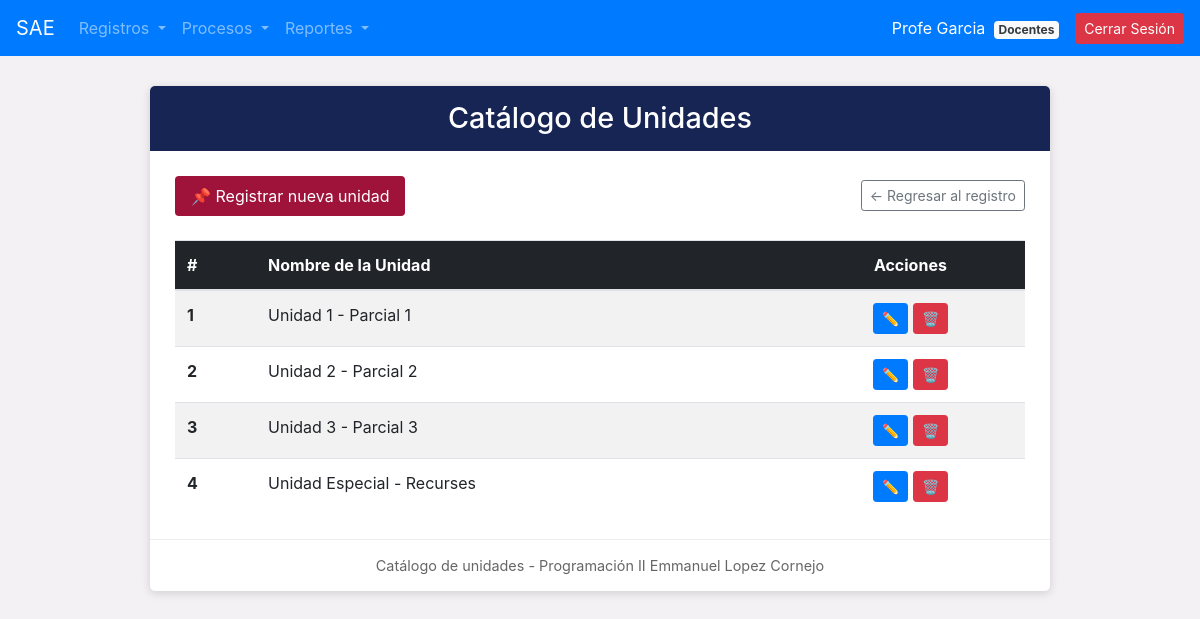
The page /crude/crude_unidades.php (signed in) on the database its author committed.
### tables this page shows
CREATE TABLE `unidades` (
  `id_unidad` int(11) NOT NULL,
  `nombre_unidad` varchar(100) NOT NULL,
  `estatus_unidad` varchar(10) DEFAULT 'ALTA'
);

### crude/crude_unidades.php (the view, shortened to what this page needs)
<?php
include_once("../conexion.php");
include_once("../navegacion/nav.php");
$sql = "SELECT id_unidad, nombre_unidad FROM unidades WHERE estatus_unidad = 'ALTA'";
$resultado = $conexion->query($sql);
?>
<!DOCTYPE html>
<html lang="es">
<head>
</head>
<body>
<div class="container">
    <div class="formulario">
        <div class="titulo">
            <h2>Catálogo de Unidades</h2>
        </div>
        <div class="contenido">
            <div class="d-flex justify-content-between align-items-center mb-4">
                <a href="../registro/reg_unidad.php" class="btn-sae">
                    📌 Registrar nueva unidad
                </a>
                <a href="../registro/reg_unidad.php" class="btn btn-outline-secondary btn-sm">
                    ← Regresar al registro
                </a>
            </div>
            <div class="table-responsive">
                <table class="table table-striped table-hover align-middle m-0">
                    <thead style="background-color: #212529; color: white;">
                        <tr>
                            <th>#</th>
                            <th>Nombre de la Unidad</th>
                            <th class="text-center">Acciones</th>
                        </tr>
                    </thead>
                    <tbody>
                        <?php if ($resultado && $resultado->num_rows > 0): ?>
                            <?php $i = 1; ?>
                            <?php while($row = $resultado->fetch_assoc()): ?>
                                <tr>
                                    <td><b><?php echo $i++; ?></b></td>
                                    <td><?php echo htmlspecialchars($row['nombre_unidad']); ?></td>
                                    <td class="text-center">
                                        <a href="../modificacion/modif_unidad.php?id=<?php echo $row['id_unidad']; ?>" class="btn btn-primary btn-sm" title="Editar">✏️</a>
                                        <a href="../baja/baja_unidad.php?id=<?php echo $row['id_unidad']; ?>" class="btn btn-danger btn-sm" onclick="return confirm('¿Seguro que deseas dar de baja esta unidad?');" title="Dar de baja">🗑️</a>
                                    </td>
                                </tr>
                            <?php endwhile; ?>
                        <?php else: ?>
                            <tr>
                                <td colspan="3" class="text-center text-muted py-3">No hay unidades registradas.</td>
                            </tr>
                        <?php endif; ?>
                    </tbody>
                </table>
            </div>
        </div>
        <div class="pie">
            Catálogo de unidades - Programación II Emmanuel Lopez Cornejo
        </div>
    </div>
</div>
</body>
</html>

### crude/crude_unidades.php (style rules this page uses)
body { background-color: #f3f1f4; }
.formulario { background-color: white; max-width: 900px; margin: 30px auto; border-radius: 5px; box-shadow: 0 2px 10px rgba(0, 0, 0, 0.15); overflow: hidden; }
.titulo { background-color: #172554; color: white; padding: 15px; text-align: center; }
.titulo h2 { margin: 0; font-size: 1.8rem; font-weight: 500; }
.contenido { padding: 25px; }
.btn-sae { background-color: #9f1239; color: white; border: none; padding: 8px 16px; border-radius: 4px; text-decoration: none; display: inline-block; }
.pie { text-align: center; padding: 15px; color: #666; font-size: 0.9rem; border-top: 1px solid #eee; }

### rows shown on the page
unidades: nombre_unidad "Unidad 1 - Parcial 1"
unidades: nombre_unidad "Unidad 2 - Parcial 2"
unidades: nombre_unidad "Unidad 3 - Parcial 3"
unidades: nombre_unidad "Unidad Especial - Recurses"

### other values the page prints
$_SESSION['nombre_usuario'] "Profe Garcia"
$_SESSION['nombre_puesto'] "Docentes"
